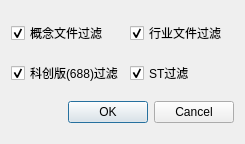
<?xml version="1.0" encoding="UTF-8"?>
<ui version="4.0">
 <class>FilterDialog</class>
 <widget class="QDialog" name="FilterDialog">
  <property name="geometry">
   <rect>
    <x>0</x>
    <y>0</y>
    <width>245</width>
    <height>144</height>
   </rect>
  </property>
  <property name="windowTitle">
   <string>FilterDialog</string>
  </property>
  <layout class="QGridLayout" name="gridLayout">
   <item row="1" column="1">
    <widget class="QCheckBox" name="checkBoxStFilter">
     <property name="text">
      <string>ST过滤</string>
     </property>
     <property name="checked">
      <bool>true</bool>
     </property>
    </widget>
   </item>
   <item row="1" column="0">
    <widget class="QCheckBox" name="checkBoxCreativeFilter">
     <property name="text">
      <string>科创版(688)过滤</string>
     </property>
     <property name="checked">
      <bool>true</bool>
     </property>
    </widget>
   </item>
   <item row="2" column="0" colspan="3">
    <widget class="QDialogButtonBox" name="buttonBox">
     <property name="standardButtons">
      <set>QDialogButtonBox::Cancel|QDialogButtonBox::Ok</set>
     </property>
     <property name="centerButtons">
      <bool>false</bool>
     </property>
    </widget>
   </item>
   <item row="0" column="0">
    <widget class="QCheckBox" name="checkBoxConceptFilter">
     <property name="text">
      <string>概念文件过滤</string>
     </property>
     <property name="checked">
      <bool>true</bool>
     </property>
    </widget>
   </item>
   <item row="0" column="1">
    <widget class="QCheckBox" name="checkBoxDomainFilter">
     <property name="text">
      <string>行业文件过滤</string>
     </property>
     <property name="checked">
      <bool>true</bool>
     </property>
    </widget>
   </item>
  </layout>
 </widget>
 <layoutdefault spacing="6" margin="11"/>
 <resources/>
 <connections/>
</ui>
